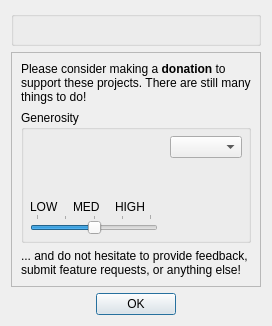
<?xml version="1.0" encoding="UTF-8"?>
<ui version="4.0">
 <class>About</class>
 <widget class="QDialog" name="About">
  <property name="windowModality">
   <enum>Qt::ApplicationModal</enum>
  </property>
  <property name="geometry">
   <rect>
    <x>0</x>
    <y>0</y>
    <width>381</width>
    <height>509</height>
   </rect>
  </property>
  <property name="sizePolicy">
   <sizepolicy hsizetype="Fixed" vsizetype="Fixed">
    <horstretch>0</horstretch>
    <verstretch>0</verstretch>
   </sizepolicy>
  </property>
  <property name="windowTitle">
   <string>About qtfuzzylite</string>
  </property>
  <property name="windowIcon">
   <iconset resource="resources.qrc">
    <normaloff>:/icons/qtfuzzylite.svg</normaloff>:/icons/qtfuzzylite.svg</iconset>
  </property>
  <layout class="QVBoxLayout" name="verticalLayout">
   <property name="sizeConstraint">
    <enum>QLayout::SetFixedSize</enum>
   </property>
   <item>
    <widget class="QGroupBox" name="groupBox">
     <property name="title">
      <string/>
     </property>
     <property name="alignment">
      <set>Qt::AlignCenter</set>
     </property>
     <layout class="QVBoxLayout" name="verticalLayout_3">
      <property name="margin">
       <number>6</number>
      </property>
      <item>
       <widget class="QLabel" name="lbl_header">
        <property name="sizePolicy">
         <sizepolicy hsizetype="MinimumExpanding" vsizetype="MinimumExpanding">
          <horstretch>0</horstretch>
          <verstretch>0</verstretch>
         </sizepolicy>
        </property>
        <property name="text">
         <string/>
        </property>
        <property name="scaledContents">
         <bool>true</bool>
        </property>
        <property name="alignment">
         <set>Qt::AlignCenter</set>
        </property>
        <property name="openExternalLinks">
         <bool>true</bool>
        </property>
       </widget>
      </item>
     </layout>
    </widget>
   </item>
   <item>
    <widget class="QFrame" name="frame">
     <property name="frameShape">
      <enum>QFrame::StyledPanel</enum>
     </property>
     <property name="frameShadow">
      <enum>QFrame::Plain</enum>
     </property>
     <layout class="QVBoxLayout" name="verticalLayout_2">
      <item>
       <widget class="QLabel" name="label_2">
        <property name="sizePolicy">
         <sizepolicy hsizetype="MinimumExpanding" vsizetype="MinimumExpanding">
          <horstretch>0</horstretch>
          <verstretch>0</verstretch>
         </sizepolicy>
        </property>
        <property name="text">
         <string>&lt;html&gt;&lt;head/&gt;&lt;body&gt;&lt;p&gt;
Please consider making a &lt;b&gt;donation&lt;/b&gt; to support these projects. There are still many things to do!
&lt;/p&gt;&lt;/body&gt;&lt;/html&gt;</string>
        </property>
        <property name="wordWrap">
         <bool>true</bool>
        </property>
       </widget>
      </item>
      <item alignment="Qt::AlignHCenter">
       <widget class="QGroupBox" name="groupBox_2">
        <property name="title">
         <string>Generosity</string>
        </property>
        <layout class="QHBoxLayout" name="horizontalLayout_2">
         <property name="spacing">
          <number>12</number>
         </property>
         <property name="margin">
          <number>6</number>
         </property>
         <item>
          <layout class="QVBoxLayout" name="verticalLayout_5">
           <property name="spacing">
            <number>0</number>
           </property>
           <property name="topMargin">
            <number>0</number>
           </property>
           <item>
            <widget class="QLabel" name="generosity">
             <property name="sizePolicy">
              <sizepolicy hsizetype="Fixed" vsizetype="Fixed">
               <horstretch>0</horstretch>
               <verstretch>0</verstretch>
              </sizepolicy>
             </property>
             <property name="minimumSize">
              <size>
               <width>128</width>
               <height>64</height>
              </size>
             </property>
             <property name="maximumSize">
              <size>
               <width>128</width>
               <height>64</height>
              </size>
             </property>
             <property name="text">
              <string/>
             </property>
             <property name="pixmap">
              <pixmap resource="resources.qrc">:/icons/generosity.svg</pixmap>
             </property>
             <property name="scaledContents">
              <bool>true</bool>
             </property>
             <property name="margin">
              <number>0</number>
             </property>
            </widget>
           </item>
           <item>
            <layout class="QHBoxLayout" name="horizontalLayout">
             <property name="topMargin">
              <number>0</number>
             </property>
             <item>
              <widget class="QLabel" name="label_3">
               <property name="text">
                <string>LOW</string>
               </property>
              </widget>
             </item>
             <item>
              <widget class="QLabel" name="label_4">
               <property name="text">
                <string>MED</string>
               </property>
              </widget>
             </item>
             <item>
              <widget class="QLabel" name="label_5">
               <property name="text">
                <string>HIGH</string>
               </property>
              </widget>
             </item>
            </layout>
           </item>
           <item>
            <widget class="QSlider" name="sld_generosity">
             <property name="minimum">
              <number>0</number>
             </property>
             <property name="maximum">
              <number>8</number>
             </property>
             <property name="pageStep">
              <number>2</number>
             </property>
             <property name="value">
              <number>4</number>
             </property>
             <property name="orientation">
              <enum>Qt::Horizontal</enum>
             </property>
             <property name="invertedAppearance">
              <bool>false</bool>
             </property>
             <property name="invertedControls">
              <bool>false</bool>
             </property>
             <property name="tickPosition">
              <enum>QSlider::TicksAbove</enum>
             </property>
             <property name="tickInterval">
              <number>2</number>
             </property>
            </widget>
           </item>
          </layout>
         </item>
         <item>
          <layout class="QVBoxLayout" name="verticalLayout_4">
           <property name="rightMargin">
            <number>0</number>
           </property>
           <item>
            <widget class="QComboBox" name="cbx_generosity">
             <property name="maxCount">
              <number>9</number>
             </property>
            </widget>
           </item>
           <item>
            <widget class="QLabel" name="lbl_donate">
             <property name="frameShape">
              <enum>QFrame::NoFrame</enum>
             </property>
             <property name="frameShadow">
              <enum>QFrame::Raised</enum>
             </property>
             <property name="text">
              <string/>
             </property>
             <property name="pixmap">
              <pixmap resource="resources.qrc">:/icons/btn_donateCC_LG.gif</pixmap>
             </property>
             <property name="alignment">
              <set>Qt::AlignCenter</set>
             </property>
             <property name="openExternalLinks">
              <bool>true</bool>
             </property>
            </widget>
           </item>
          </layout>
         </item>
        </layout>
       </widget>
      </item>
      <item>
       <widget class="QLabel" name="label_6">
        <property name="sizePolicy">
         <sizepolicy hsizetype="MinimumExpanding" vsizetype="Preferred">
          <horstretch>0</horstretch>
          <verstretch>0</verstretch>
         </sizepolicy>
        </property>
        <property name="text">
         <string>&lt;html&gt;&lt;head/&gt;&lt;body&gt;&lt;p&gt;... and do not hesitate to provide feedback, submit feature requests, or anything else!&lt;/p&gt;&lt;/body&gt;&lt;/html&gt;</string>
        </property>
        <property name="textFormat">
         <enum>Qt::RichText</enum>
        </property>
        <property name="wordWrap">
         <bool>true</bool>
        </property>
       </widget>
      </item>
     </layout>
    </widget>
   </item>
   <item>
    <widget class="QDialogButtonBox" name="buttonBox">
     <property name="orientation">
      <enum>Qt::Horizontal</enum>
     </property>
     <property name="standardButtons">
      <set>QDialogButtonBox::Ok</set>
     </property>
     <property name="centerButtons">
      <bool>true</bool>
     </property>
    </widget>
   </item>
  </layout>
 </widget>
 <resources>
  <include location="resources.qrc"/>
 </resources>
 <connections>
  <connection>
   <sender>buttonBox</sender>
   <signal>accepted()</signal>
   <receiver>About</receiver>
   <slot>accept()</slot>
   <hints>
    <hint type="sourcelabel">
     <x>208</x>
     <y>524</y>
    </hint>
    <hint type="destinationlabel">
     <x>208</x>
     <y>272</y>
    </hint>
   </hints>
  </connection>
 </connections>
</ui>
